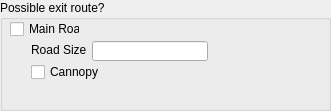
   <widget class="QGroupBox" name="groupBox_4">
    <property name="geometry">
     <rect>
      <x>380</x>
      <y>20</y>
      <width>331</width>
      <height>111</height>
     </rect>
    </property>
    <property name="title">
     <string>Possible exit route?</string>
    </property>
    <widget class="QCheckBox" name="checkBoxroad">
     <property name="geometry">
      <rect>
       <x>10</x>
       <y>20</y>
       <width>70</width>
       <height>18</height>
      </rect>
     </property>
     <property name="text">
      <string>Main Road</string>
     </property>
    </widget>
    <widget class="QLabel" name="label_4">
     <property name="geometry">
      <rect>
       <x>31</x>
       <y>42</y>
       <width>55</width>
       <height>16</height>
      </rect>
     </property>
     <property name="text">
      <string>Road Size: </string>
     </property>
    </widget>
    <widget class="QLineEdit" name="lineEditroad">
     <property name="enabled">
      <bool>true</bool>
     </property>
     <property name="geometry">
      <rect>
       <x>92</x>
       <y>41</y>
       <width>116</width>
       <height>20</height>
      </rect>
     </property>
    </widget>
    <widget class="QCheckBox" name="checkBoxcannopy">
     <property name="enabled">
      <bool>true</bool>
     </property>
     <property name="geometry">
      <rect>
       <x>31</x>
       <y>63</y>
       <width>70</width>
       <height>18</height>
      </rect>
     </property>
     <property name="text">
      <string>Cannopy</string>
     </property>
    </widget>
   </widget>
